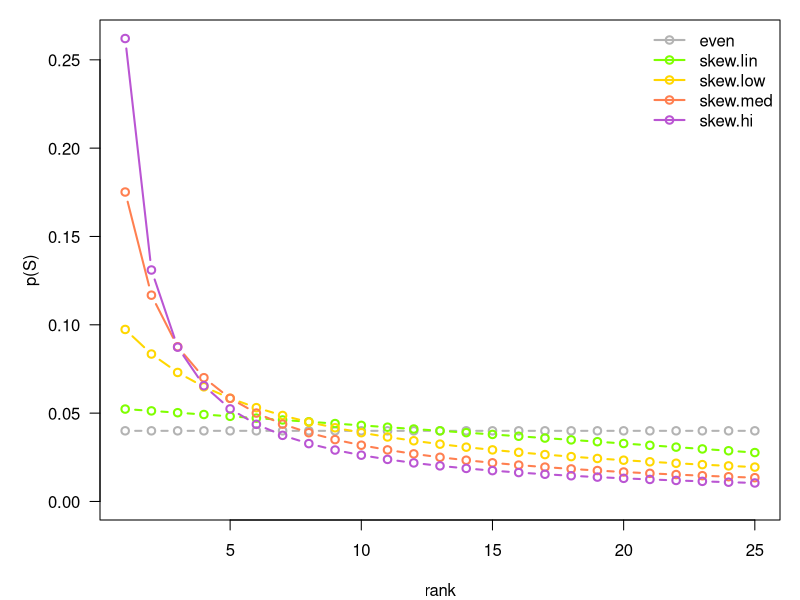
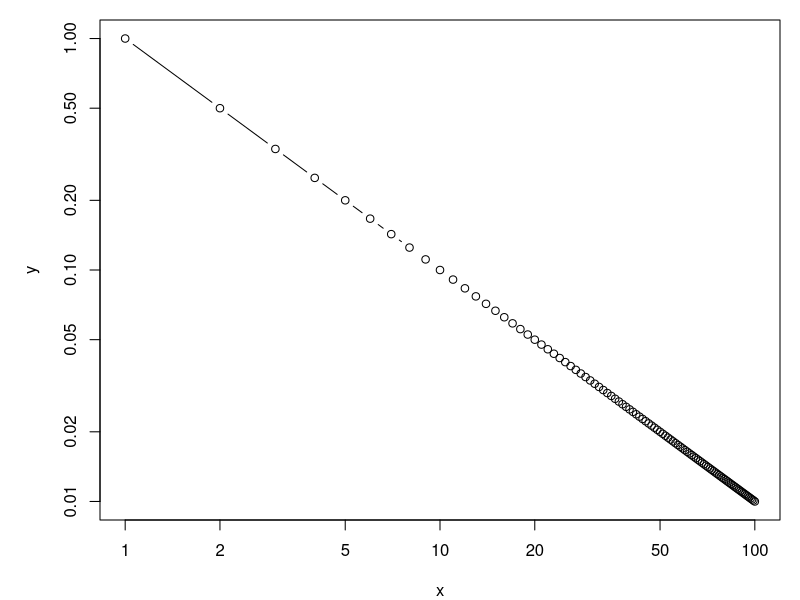
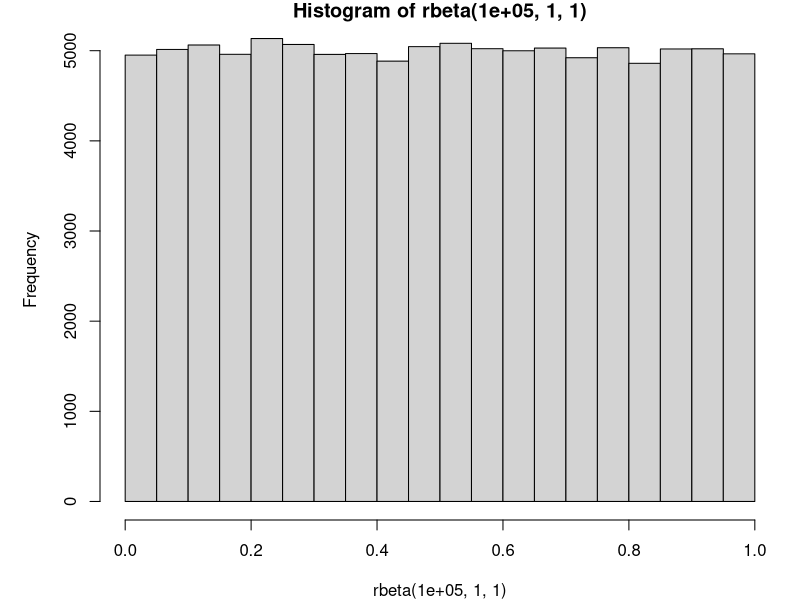
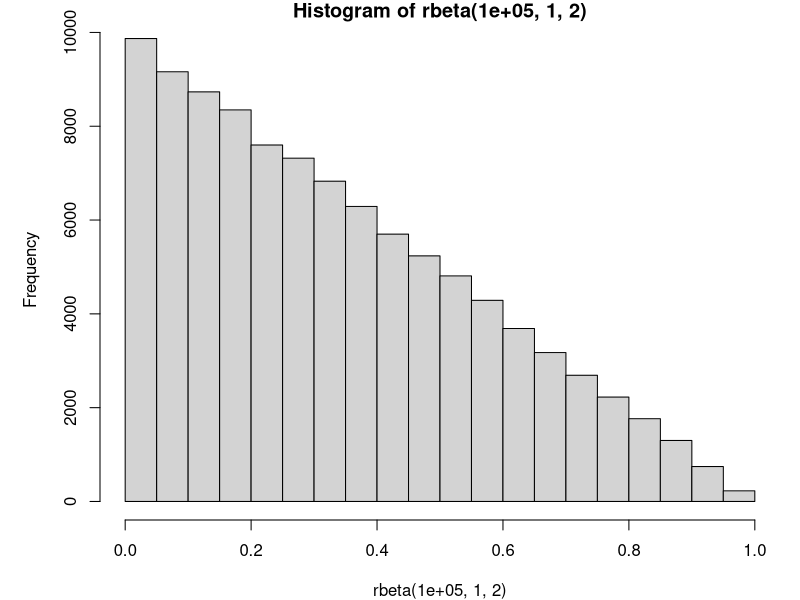
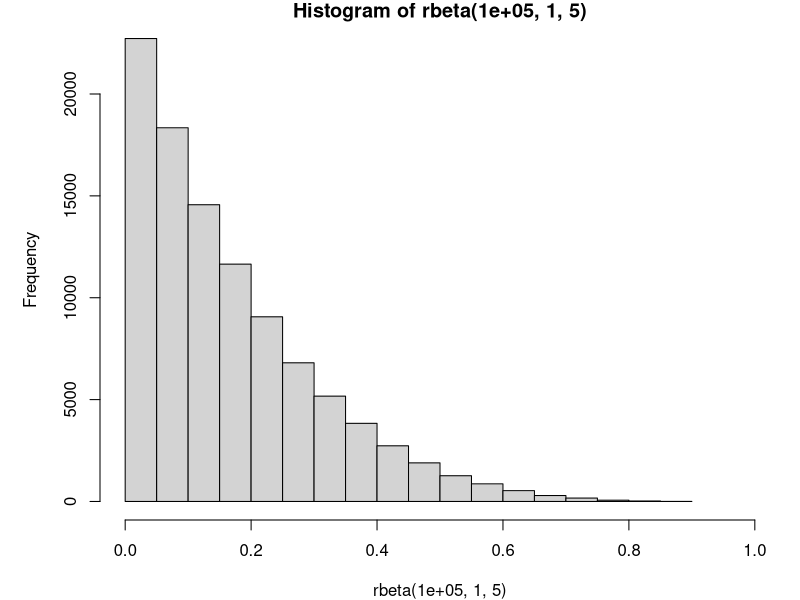
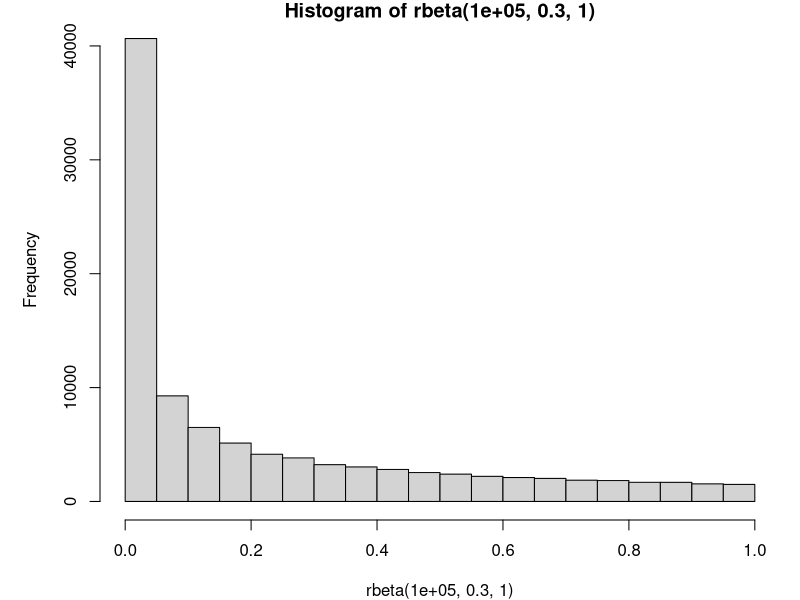
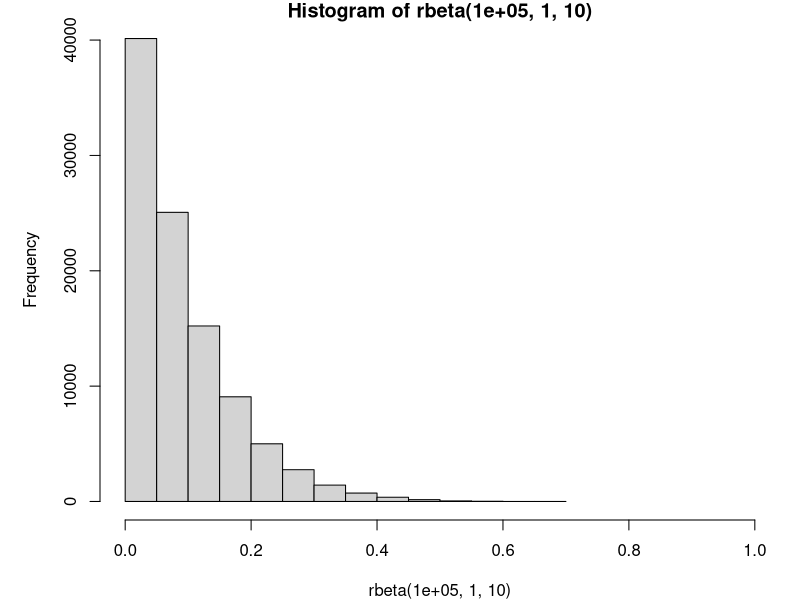
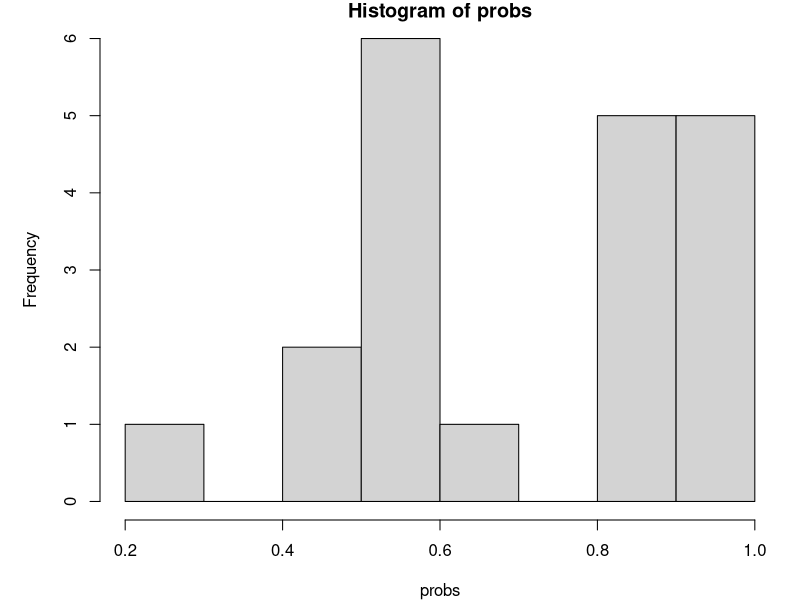

Here is the R script that generated these plots, in order: (Note: this script raises an error after producing the figures.)
evenness.lev <- c('even', 'skew.lin', 'skew.low', 'skew.med', 'skew.hi')
even.col <- c(grey(0.7), 'chartreuse', 'gold', 'coral', 'mediumorchid')

p <- function(Y){ Y/sum(Y) }

# richness.lev <- c(10, 100, 1000)
N_sp <- 25

x <- 1:N_sp

par(mar = c(4,5,1,1))
plot(x, x, ylim = c(0, max(p(1/x))), 
     type = 'n', xlab = 'rank', ylab = 'p(S)', las = 1)

# even
y <- rep(1/N_sp, length(x))
points(x, p(y), type = 'b', col = even.col[1], lwd = 2)

# Here is a linearly decreasing option
B0 <- (N_sp+1)/N_sp
B1 <- -1/(2*N_sp)
y <- B0 + B1*x
points(x, p(y), type = 'b', col = even.col[2], lwd = 2)

# skew.low
Beta <- 1/(N_sp^0.5) # 0.8 = 0.125*10
y <- 1/((N_sp*Beta) + x)
points(x, p(y), type = 'b', col = even.col[3], lwd = 2)

# skew.med
Beta <- 1/(N_sp^1)# 0.01*length(x) # 0.1 = 0.01 * 10
y <- 1/((N_sp*Beta) + x)
points(x, p(y), type = 'b', col = even.col[4], lwd = 2)

# skew.hi
Beta <- 0 # same as: y <- 1/(x)
y <- 1/((N_sp*Beta) + x) # same as: y <- 1/(x)
points(x, p(y), type = 'b', col = even.col[5], lwd = 2)

legend('topright', 
       legend = evenness.lev, lwd = 2, col = even.col, pch = 1,
       bty = 'n')




################################################################################
# earlier mucking about
library(rmutil) # rmulti::rpareto

# columns in output: sample species templates

N_samples <- 8

richness.lev <- c(10, 100, 1000)

evenness.lev <- c("constant", "unif", "skew.low", "skew.med", "skew.hi")

x <- 1:100
y <- 1/(x)
plot(x, y, type = 'b', log = 'xy')


# even but varying only as draws from multinomial
# even but stochastic: 1, 1
hist(rbeta(100000, 1, 1))

# perfectly diagonal
hist(rbeta(100000, 1, 2))

hist(rbeta(100000, 1, 5), xlim = c(0,1))
hist(rbeta(100000, 0.3, 1), xlim = c(0,1))

hist(rbeta(100000, 1, 10), xlim = c(0,1))
rmultinom(1, 2, prob = rep(1, 6)/6)
probs <- rexp(20, 1)
probs <- rbeta(20, 2, 1)
hist(probs)
plot(probs/sum(probs))
hist(rmultinom(1, size = 1000, prob = probs), breaks = 20)
hist(rpareto(1000, 2, 2))

hist(rpareto(1000, 100, 2))


plotpareto <- function(mean, shape, type = 'comm'){
  dat <- replicate(100, sort(rpareto(20, mean, shape)))
  if(type == 'comm'){
    pldat <- dat
  }else if(type == 'sp'){
    pldat <- t(dat)
  }
  boxplot(pldat)
  # points(20, mean, col = "red", lwd = 2)
}
plotpareto(20, 6, type = 'sp')

plotmulti <- function(Nsp = 20, beta1 = 1, beta2 = 1, Nind = 1000, type = 'comm', ...){
  probs <- rbeta(Nsp, beta1, beta2)
  dat <- replicate(100, 
                   sort(rmultinom(n = 1, size = Nind, prob = 1/(1*(1:Nsp))))) # rbeta(Nsp, beta1, beta2)
  if(type == 'comm'){
    pldat <- dat
  }else if(type == 'sp'){
    pldat <- t(dat)
  }
  print(min(dat))
  par(mar = c(4,5,1,1))
  boxplot(pldat, ...)
  # points(20, mean, col = "red", lwd = 2)
}
par(mfrow = c(1,2))
plotmulti(beta2 = 100, type = 'sp', ylim = c(0, 500))
plotmulti(beta2 = 100, type = 'comm', ylim = c(0, 500))

N_species <- 10

communities <- replicate(100, simplify = 'matrix', 
                         sort(rmultinom(n = 1, size = 1000, prob = 1/(1:N_species) ))) # prob = rbeta(10, 1, 0)

boxplot(communities, ylim = c(0,500), outpch = 21, outcol=1:10, outbg=1:10)

# total templates per sample is constant
N_templates <- 1000



div_opt <- c("even", "exp")

div_scenario <- div_opt[1]

templates <- c()
if(div_scenario == "exp"){
  probs <- rexp(N_species, rate = 1)
  for(i in 1:N_samples){
    templates <- c(templates, rmultinom(1, N_templates, probs)[,1])
  }
}else if(div_scenario == "even"){
  # probs <- rep(1, N_species)
  for(i in 1:N_samples){
    templates <- c(templates, rep(N_templates/N_species, N_species))
    # templates <- c(templates, rmultinom(1, N_templates, probs)[,1])
  }
}

temp <- expand.grid(1:N_species, 1:N_samples)[,c(2,1)]
colnames(temp) <- c("sample", "species")
template_dat <- data.table(temp, templates = templates)
rm(temp)

template_dat

boxplot(templates ~ species, data = template_dat)
